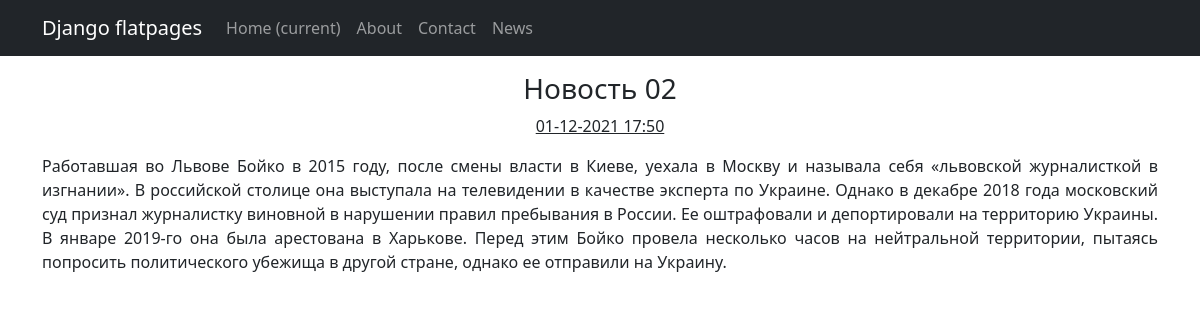
The page /news/2 on the database its author committed.
### news/models.py (models this page shows)
class News(models.Model):
    title = models.CharField(max_length=128, unique=True)
    created = models.DateTimeField(auto_now_add=True)
    text = models.TextField()

### news/views.py (the view)
# urls.py: path('<int:pk>', Post.as_view()),
class Post(DetailView):
    model = News
    template_name = 'post.html'
    context_object_name = 'post'

### news/templatetags/custom_filters.py (called while the page is built)
@register.filter(name='censor')
def censor(value):
    swear = ['тиктокер', 'Милохин', 'Даней']
    for word in swear:
        clean_text = value.replace(str(word), '***')
        value = clean_text
    return clean_text

### templates/post.html (shortened to what this page needs)
{% extends 'flatpages/default.html' %}
{% load custom_filters %}
{% block content %}
<p><h3>{{ post.title }}</h3> <u>{{ post.created|date:'d-m-Y H:i' }}</u></p>
<p align="justify">{{ post.text|censor }}</p>
{% endblock content %}

### rows shown on the page
News: title "Новость 02", created "01-12-2021 17:50", text|censor "Работавшая во Львове Бойко в 2015 году, после смены власти в Киеве, уехала в Москву и называла себя «львовской журналисткой в изгнании». В российской столице она выступала на телевидении в качестве эксперта по Украине. Однако в декабре 2018 года московский суд признал журналистку виновной в нарушении правил пребывания в России. Ее оштрафовали и депортировали на территорию Украины. В январе 2019-го она была арестована в Харькове. Перед этим Бойко провела несколько часов на нейтральной территории, пытаясь попросить политического убежища в другой стране, однако ее отправили на Украину."
